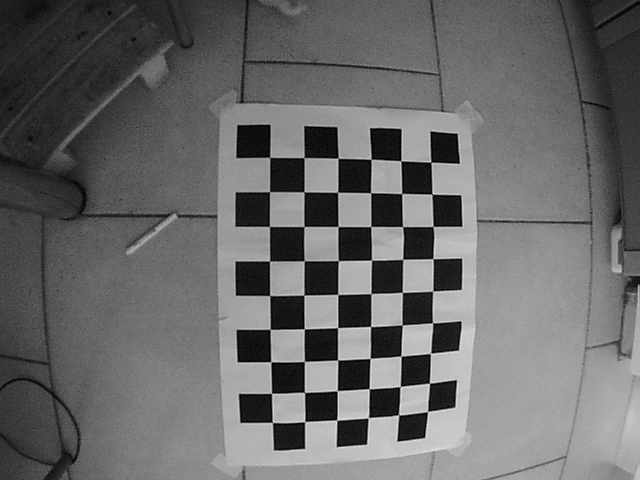
#> input picture pic21R.png, 640 x 480 px
$ python camera_calib.py
#> lines starting #> are read from the running program, lines starting #| are printed output that depends on the picture; after the words box and inside, x2 and y2 are one past the last pixel; in counts of white or black regions, pixels touching at a corner belong together; long printed decimals are rounded
### TrackerServer.py
import numpy as np


def triangulate(cam1_points, cam2_points, inner_calibrations, rts, tvs):
    for p1, p2 in zip(cam1_points, cam2_points):
        yield compute_location(p1, p2, inner_calibrations[0], rts[0], tvs[0], inner_calibrations[1], rts[1], tvs[1])


def compute_location(cam1_point, cam2_point, K1, R1, T1, K2, R2, T2):
    M = np.stack([cam1_point, cam2_point])
    d1 = np.array([M[0][0], M[0][1], K1[0][0]])
    temp = np.array([ K1[0][2], K1[1][2], 0 ])
    d1 -= temp
    d1 = R1 @ d1  # .transpose()

    d2 = np.array([M[1][0], M[1][1], K2[0][0]])
    temp = np.array([K2[0][2], K2[1][2], 0])
    d2 -= temp
    d2 = R2 @ d2
    result = min_dis_point(R1@T1, d1, R2@T2, d2)
    result = (-result[1], result[0], result[2])
    return result


def min_dis_point(a, d1, b, d2):
    a = a.reshape((3,))  # make them row vectors
    b = b.reshape((3,))
    w = np.cross(d1, d2)
    wdotw = np.dot(w, w)
    bminusa = b - a
    p = a + (np.cross(bminusa, d2).dot(w)/wdotw)*d1
    q = b + (np.cross(bminusa, d1).dot(w)/wdotw)*d2
    m = (p+q)/2
    return m

### camera_calib.py
import json
import os

import cv2 as cv
import numpy as np

from TrackerServer import triangulate

FEATURE_PARAMS = dict(  maxCorners = 250,
                        qualityLevel = 0.2,
                        minDistance = 50,
                        blockSize = 7 )
path1 = "pic21R.png"
path2 = "pic21L.png"
BOARD_SIZE = (9,6)
# [5 lines of commented-out code are left out]
folder1 = "files/L"
folder2 = "files/R"

SQURESIZE = 51
GREEN = (0,255,0)

def de_hom(point):
    return np.array(point[:-1]) / point[-1]
# [35 lines left out: functions new_func, hom, innerCalib, not called in this run]

def chessboard_points(impath):
    # Real cooridinates of the chessboard (after assuming it as the origin)
    gray = cv.imread(impath,0)
    # gray = cv.flip(gray,-1) # Flip around y axis
    # cv.imshow("flipped",gray)
    ret_img, corners_pxls = cv.findChessboardCorners(gray, BOARD_SIZE, None)

    corners_pxls = np.reshape(corners_pxls,(BOARD_SIZE[0]*BOARD_SIZE[1],2))

    return np.array(corners_pxls)

def create_objp():
    objp = np.zeros((BOARD_SIZE[0]*BOARD_SIZE[1], 3), np.float32)
    objp[:, :2] = np.mgrid[0:BOARD_SIZE[0], 0:BOARD_SIZE[1]].T.reshape(-1, 2)
    objp *= SQURESIZE
    return objp

def PnP(real_points,screen_points,inner_calibration, DistCoff=None):
    ret, rv, tv = cv.solvePnP(
        real_points, screen_points, inner_calibration, DistCoff)
    print("r\n", cv.Rodrigues(rv)[0],"\nt\n",tv)
    rv = cv.Rodrigues(rv)[0]
    return rv,tv

# [4 lines left out: function add_one_column_3D, not called in this run]

def add_one_column_4D(li):
    def new_point(point):
        return point[0], point[1], point[2] , 1
    return np.array([new_point(point) for point in li])

def ib(num_camera):
    paths = [path1,path2]
    used_path = paths[num_camera]
    inner_calibs,DistCoffs = load_inner_calib()
    inner_calibration = np.array(inner_calibs[num_camera])
    DistCoff = np.array(DistCoffs[num_camera])
    DistCoff = None
    objp = add_one_column_4D(create_objp())
    proj = extract_projection_matrix(inner_calibration,used_path, DistCoff )
    # [11 lines of commented-out code are left out]

    if cv.waitKey(0) & 0xFF == ord('q'):
        pass
    cv.destroyAllWindows()
    # return proj
    return PnP(create_objp(),chessboard_points(used_path),inner_calibration)

# [38 lines left out: functions ib2, ib_boogaloo, externalCalib, not called in this run]

def extract_projection_matrix(inner_calib , path, DistCoff=None):
    sp = chessboard_points(path)
    rp = create_objp()
    rv, tv = PnP(rp,sp, inner_calib, DistCoff)
    proj = np.dot(inner_calib, np.concatenate((rv, tv), axis=1))
    return proj

def draw_numbered_points(im, points):
    viz_frame = im.copy()
    print("ZAM", viz_frame.shape)
    for i,point in enumerate(points):
        point = np.array(point).flatten()
        cv.circle(viz_frame, tuple(
            map(int, point.tolist())), 5, GREEN, -1)
        #print ("point", point)
        cv.putText(viz_frame,str(i),tuple(int(i) for i in point.flatten()),cv.FONT_HERSHEY_SIMPLEX,0.6,(255,255,255))
        #cv.putText(viz_frame,'OpenCV',(10,500), cv.FONT_HERSHEY_SIMPLEX, 4,(255,255,255),2,cv.LINE_AA)
    return viz_frame

# [68 lines left out: functions new_main, main, not called in this run]

def load_inner_calib():
    inner_calibs = [ [[460,0,340],[0,463,360],[0,0,1]],
                     [[459,0,302],[0,462,200],[0,0,1]] ]
    DistCoffs = [ [-0.4496, 0.2395, -0.0098, -0.0010],
                   [-0.4237, 0.1677, 0.0115, -0.0002]]
    return inner_calibs, DistCoffs
    JSON_PATH = "inner_calibrations.json"
    try:
        with open(JSON_PATH, encoding='utf-8') as fp:
            st = fp.read().strip()
            json_dict = json.loads(st)
            inner_calibrations = json_dict['inner_calibrations']
            distCoff = json_dict['distCoff']
    except FileNotFoundError:
        inner_calibrations,distCoff = zip(*[innerCalib(folder1), innerCalib(folder2)])
        with open(JSON_PATH, 'w') as fp:
            json.dump({'inner_calibrations': inner_calibrations,
                       'distCoff': distCoff}, fp)
    return inner_calibrations, distCoff

if __name__ == "__main__":
    #r, t   = ib(0)
    projs = [ib(0),ib(1)]
#> in chessboard_points, gray is the input picture: shape (480, 640); min 0, max 242, mean 104.4
#> in chessboard_points, `ret_img, corners_pxls = cv.findChessboardCorners(gray, BOARD_SIZE, None)`: ret_img = True; corners_pxls = 54 rows, first 8: [430.7, 162.3], [432, 194.1], [432.8, 226.4], [432.7, 258.7], [432.7, 290.9], [432.5, 322.6], [430.3, 353.3], [429.5, 383.4]
#> in chessboard_points, `corners_pxls = np.reshape(corners_pxls,(BOARD_SIZE[0]*BOARD_SIZE[1],2))`: corners_pxls = 54 pairs, first value 269.4 to 432.8, second value 157.4 to 422.5
#> in extract_projection_matrix, `sp = chessboard_points(path)`: sp has the same summary as corners_pxls in chessboard_points
#> in PnP, `ret, rv, tv = cv.solvePnP( real_points, screen_points, inner_calibrati..`: ret = True; rv = [0.00125, -0.218, 1.55]; tv = [145.9, -309.7, 717.4]
#| r
#|  [[ 0.007752  -0.9903 -0.1388]
#|  [ 0.9901  0.02708 -0.1379]
#|  [ 0.1403 -0.1363  0.9807]]
#| t
#|  [[ 145.933]
#|  [-309.662]
#|  [ 717.356 ]]
#> in PnP, `rv = cv.Rodrigues(rv)[0]`: rv = [[0.00775, -0.99, -0.139], [0.99, 0.0271, -0.138], [0.14, -0.136, 0.981]]
#> in extract_projection_matrix, `rv, tv = PnP(rp,sp, inner_calib, DistCoff)`: tv = [145.9, -309.7, 717.4]
#> in extract_projection_matrix, `proj = np.dot(inner_calib, np.concatenate((rv, tv), axis=1))`: proj = [[51.28, -501.9, 269.6, 311030.3], [508.9, -36.54, 289.2, 114874.3], [0.14, -0.136, 0.981, 717.4]]
#> (key q is pressed here)
#> in chessboard_points (call 2), `ret_img, corners_pxls = cv.findChessboardCorners(gray, BOARD_SIZE, None)`: corners_pxls = 54 rows, first 8: [430.7, 162.3], [432, 194.1], [432.8, 226.4], [432.7, 258.7], [432.7, 290.9], [432.5, 322.6], [430.3, 353.3], [429.5, 383.4]
#| r
#|  [[ 0.007752  -0.9903 -0.1388]
#|  [ 0.9901  0.02708 -0.1379]
#|  [ 0.1403 -0.1363  0.9807]]
#| t
#|  [[ 145.933]
#|  [-309.662]
#|  [ 717.356 ]]
#> call 3 of chessboard_points, with impath = 'pic21L.png'
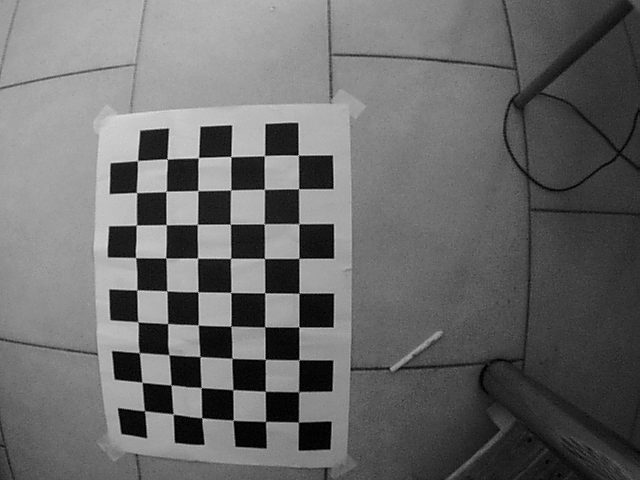
#> input picture pic21L.png, 640 x 480 px
#> in chessboard_points, gray is the input picture: shape (480, 640); min 0, max 231, mean 105.7
#> in chessboard_points (call 3), `ret_img, corners_pxls = cv.findChessboardCorners(gray, BOARD_SIZE, None)`: corners_pxls = 54 rows, first 8: [144.5, 410.6], [142.1, 382.2], [139.1, 352.7], [137.7, 321.7], [136.8, 290.1], [135.5, 257.5], [136.5, 224.7], [136.5, 192.5]
#> in chessboard_points (call 3), `corners_pxls = np.reshape(corners_pxls,(BOARD_SIZE[0]*BOARD_SIZE[1],2))`: corners_pxls = 54 pairs, first value 135.5 to 299.2, second value 154.8 to 422.3
#| r
#|  [[-0.005212  0.9917  0.1283]
#|  [-0.9976  0.003684 -0.069]
#|  [-0.0689 -0.1284  0.9893]]
#| t
#|  [[-258.107]
#|  [ 342.360]
#|  [ 737.648]]
#> (key Esc is pressed here)
#> in chessboard_points (call 4), `ret_img, corners_pxls = cv.findChessboardCorners(gray, BOARD_SIZE, None)`: corners_pxls = 54 rows, first 8: [144.5, 410.6], [142.1, 382.2], [139.1, 352.7], [137.7, 321.7], [136.8, 290.1], [135.5, 257.5], [136.5, 224.7], [136.5, 192.5]
#| r
#|  [[-0.005212  0.9917  0.1283]
#|  [-0.9976  0.003684 -0.069]
#|  [-0.0689 -0.1284  0.9893]]
#| t
#|  [[-258.107]
#|  [ 342.360]
#|  [ 737.648]]
#> projs = [([[0.00775, -0.99, -0.139], [0.99, 0.0271, -0.138], [0.14, -0.136, 0.981]], [145.9, -309.7, 717.4]), ([[-0.00521, 0.992, 0.128], [-0.998, 0.00368, -0.069], [-0.0689, -0.128, 0.989]], [-258.1, 342.4, 737.6])]
    rts, tvs = zip(*projs)
#> rts = ([[0.00775, -0.99, -0.139], [0.99, 0.0271, -0.138], [0.14, -0.136, 0.981]], [[-0.00521, 0.992, 0.128], [-0.998, 0.00368, -0.069], [-0.0689, -0.128, 0.989]]); tvs = ([145.9, -309.7, 717.4], [-258.1, 342.4, 737.6])
    paths = [path1,path2]
    images = [cv.imread(path,0) for path in paths]
#> images = 2 items
    points = [chessboard_points(paths[0]),chessboard_points(paths[1])]
#> in chessboard_points (call 5), `ret_img, corners_pxls = cv.findChessboardCorners(gray, BOARD_SIZE, None)`: corners_pxls = 54 rows, first 8: [430.7, 162.3], [432, 194.1], [432.8, 226.4], [432.7, 258.7], [432.7, 290.9], [432.5, 322.6], [430.3, 353.3], [429.5, 383.4]
#> in chessboard_points (call 6), `ret_img, corners_pxls = cv.findChessboardCorners(gray, BOARD_SIZE, None)`: corners_pxls = 54 rows, first 8: [144.5, 410.6], [142.1, 382.2], [139.1, 352.7], [137.7, 321.7], [136.8, 290.1], [135.5, 257.5], [136.5, 224.7], [136.5, 192.5]
#> points = 2 point arrays, longest 54 points

    good_features = [cv.goodFeaturesToTrack(image,**FEATURE_PARAMS) for image in images]
#> good_features = 2 items
    #good_features = [f]
    ch_points = [chessboard_points(path) for path in paths]
#> in chessboard_points (call 7), `ret_img, corners_pxls = cv.findChessboardCorners(gray, BOARD_SIZE, None)`: corners_pxls = 54 rows, first 8: [430.7, 162.3], [432, 194.1], [432.8, 226.4], [432.7, 258.7], [432.7, 290.9], [432.5, 322.6], [430.3, 353.3], [429.5, 383.4]
#> in chessboard_points (call 8), `ret_img, corners_pxls = cv.findChessboardCorners(gray, BOARD_SIZE, None)`: corners_pxls = 54 rows, first 8: [144.5, 410.6], [142.1, 382.2], [139.1, 352.7], [137.7, 321.7], [136.8, 290.1], [135.5, 257.5], [136.5, 224.7], [136.5, 192.5]
#> ch_points = 2 point arrays, longest 54 points
    temp = [ch_points[0][0],ch_points[0][-1],ch_points[0][11],ch_points[0][-11]] #not good looking code TODO
#> temp = [[430.7, 162.3], [272.5, 422.5], [402.5, 226.5], [304.5, 392.5]]
    temp2 = [ch_points[1][0],ch_points[1][-1],ch_points[1][11],ch_points[1][-11]] #not good looking code TODO
#> temp2 = [[144.5, 410.6], [298.2, 154.8], [168.8, 354.9], [264.2, 189]]
    temps = [temp,temp2]
#> temps = [[[430.7, 162.3], [272.5, 422.5], [402.5, 226.5], [304.5, 392.5]], [[144.5, 410.6], [298.2, 154.8], [168.8, 354.9], [264.2, 189]]]
    triangulated = list(triangulate(
        temps[0], temps[1], load_inner_calib()[0], rts, tvs))
#> triangulated = [(-3.64, -0.294, -6.33), (-247.7, 415.4, 56.08), (-45.9, 97.58, -0.0664), (-198.5, 366.1, 39.84)]
    print("triangulated points",triangulated)
#| triangulated points [(-3.638, -0.2941, -6.332), (-247.659, 415.443, 56.078), (-45.904, 97.584, -0.06644), (-198.524, 366.119, 39.843)]
    cv.imshow("show",draw_numbered_points(images[0],temps[0]))
#| ZAM (480, 640)
#> the loop in draw_numbered_points, `for i,point in enumerate(points):` made 4 passes
#> after the loop in draw_numbered_points, `for i,point in enumerate(points):`:
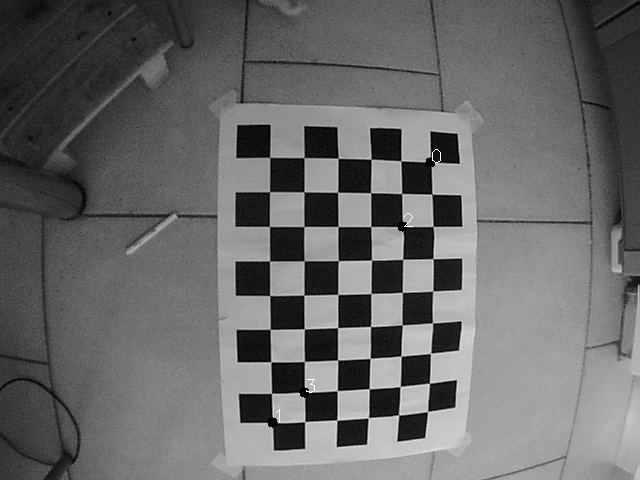
#> viz_frame: shape (480, 640); 0.13% of pixels changed, all inside (x1, y1, x2, y2) = (267, 149, 441, 428)
    cv.imshow("real",draw_numbered_points(images[1],temps[1]))
#| ZAM (480, 640)
#> the loop in draw_numbered_points (call 2), `for i,point in enumerate(points):` made 4 passes
#> after the loop in draw_numbered_points (call 2), `for i,point in enumerate(points):`:
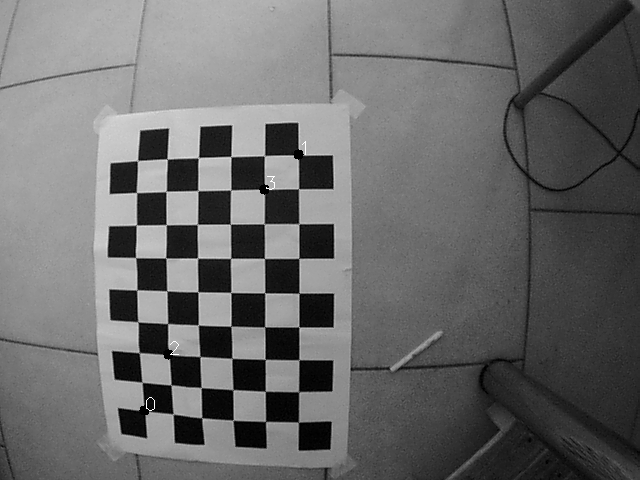
#> viz_frame: shape (480, 640); 0.13% of pixels changed, all inside (x1, y1, x2, y2) = (139, 141, 306, 416)
    if cv.waitKey(0) & 0xFF == ord('q'):
#> (key q is pressed here)
        pass
    cv.destroyAllWindows()
